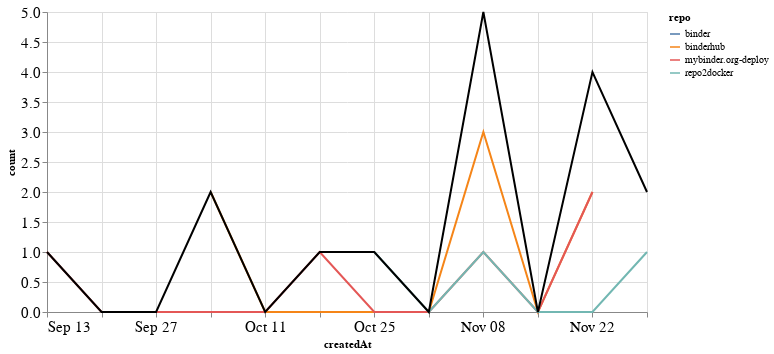

The code cell stored with this chart in its notebook:
### Markdown cell above
## PRs

### Code cell
prs_time = prs.groupby('repo').resample('W', on='createdAt').count()['author'].reset_index()
prs_time = prs_time.rename(columns={'author': 'count'})
prs_time_total = prs_time.groupby('createdAt').agg({"count": "sum"}).reset_index()

ch1 = alt.Chart(prs_time, width=600).mark_line().encode(
    x='createdAt',
    y='count',
    color='repo',
    tooltip="repo"
)

ch2 = alt.Chart(prs_time_total, width=600).mark_line(color="black").encode(
    x='createdAt',
    y='count',
)

ch1 + ch2

### Figure 1 — Vega-Lite specification as saved in the notebook (floating-point values rounded to 4 significant figures)
{"config": {"axisLeft": {"labelFontSize": 15}, "axisBottom": {"labelFontSize": 15}}, "layer": [{"data": {"name": "data-ad4f104b2f281fb4515f8dca372bc2e6"}, "mark": "line", "encoding": {"color": {"type": "nominal", "field": "repo"}, "tooltip": {"type": "nominal", "field": "repo"}, "x": {"type": "temporal", "field": "createdAt"}, "y": {"type": "quantitative", "field": "count"}}, "width": 600}, {"data": {"name": "data-3b06dd599db4dc34e10e52a449919461"}, "mark": {"type": "line", "color": "black"}, "encoding": {"x": {"type": "temporal", "field": "createdAt"}, "y": {"type": "quantitative", "field": "count"}}, "width": 600}], "$schema": "https://vega.github.io/schema/vega-lite/v4.8.1.json", "datasets": {"data-ad4f104b2f281fb4515f8dca372bc2e6": [{"repo": "binder", "createdAt": "2020-11-29T00:00:00", "count": 1}, {"repo": "binderhub", "createdAt": "2020-10-04T00:00:00", "count": 2}, {"repo": "binderhub", "createdAt": "2020-10-11T00:00:00", "count": 0}, {"repo": "binderhub", "createdAt": "2020-10-18T00:00:00", "count": 0}, {"repo": "binderhub", "createdAt": "2020-10-25T00:00:00", "count": 0}, {"repo": "binderhub", "createdAt": "2020-11-01T00:00:00", "count": 0}, {"repo": "binderhub", "createdAt": "2020-11-08T00:00:00", "count": 3}, {"repo": "binderhub", "createdAt": "2020-11-15T00:00:00", "count": 0}, {"repo": "binderhub", "createdAt": "2020-11-22T00:00:00", "count": 2}, {"repo": "mybinder.org-deploy", "createdAt": "2020-09-13T00:00:00", "count": 1}, {"repo": "mybinder.org-deploy", "createdAt": "2020-09-20T00:00:00", "count": 0}, {"repo": "mybinder.org-deploy", "createdAt": "2020-09-27T00:00:00", "count": 0}, {"repo": "mybinder.org-deploy", "createdAt": "2020-10-04T00:00:00", "count": 0}, {"repo": "mybinder.org-deploy", "createdAt": "2020-10-11T00:00:00", "count": 0}, {"repo": "mybinder.org-deploy", "createdAt": "2020-10-18T00:00:00", "count": 1}, {"repo": "mybinder.org-deploy", "createdAt": "2020-10-25T00:00:00", "count": 0}, {"repo": "mybinder.org-deploy", "createdAt": "2020-11-01T00:00:00", "count": 0}, {"repo": "mybinder.org-deploy", "createdAt": "2020-11-08T00:00:00", "count": 1}, {"repo": "mybinder.org-deploy", "createdAt": "2020-11-15T00:00:00", "count": 0}, {"repo": "mybinder.org-deploy", "createdAt": "2020-11-22T00:00:00", "count": 2}, {"repo": "repo2docker", "createdAt": "2020-10-25T00:00:00", "count": 1}, {"repo": "repo2docker", "createdAt": "2020-11-01T00:00:00", "count": 0}, {"repo": "repo2docker", "createdAt": "2020-11-08T00:00:00", "count": 1}, {"repo": "repo2docker", "createdAt": "2020-11-15T00:00:00", "count": 0}, {"repo": "repo2docker", "createdAt": "2020-11-22T00:00:00", "count": 0}, {"repo": "repo2docker", "createdAt": "2020-11-29T00:00:00", "count": 1}], "data-3b06dd599db4dc34e10e52a449919461": [{"createdAt": "2020-09-13T00:00:00", "count": 1}, {"createdAt": "2020-09-20T00:00:00", "count": 0}, {"createdAt": "2020-09-27T00:00:00", "count": 0}, {"createdAt": "2020-10-04T00:00:00", "count": 2}, {"createdAt": "2020-10-11T00:00:00", "count": 0}, {"createdAt": "2020-10-18T00:00:00", "count": 1}, {"createdAt": "2020-10-25T00:00:00", "count": 1}, {"createdAt": "2020-11-01T00:00:00", "count": 0}, {"createdAt": "2020-11-08T00:00:00", "count": 5}, {"createdAt": "2020-11-15T00:00:00", "count": 0}, {"createdAt": "2020-11-22T00:00:00", "count": 4}, {"createdAt": "2020-11-29T00:00:00", "count": 2}]}}
